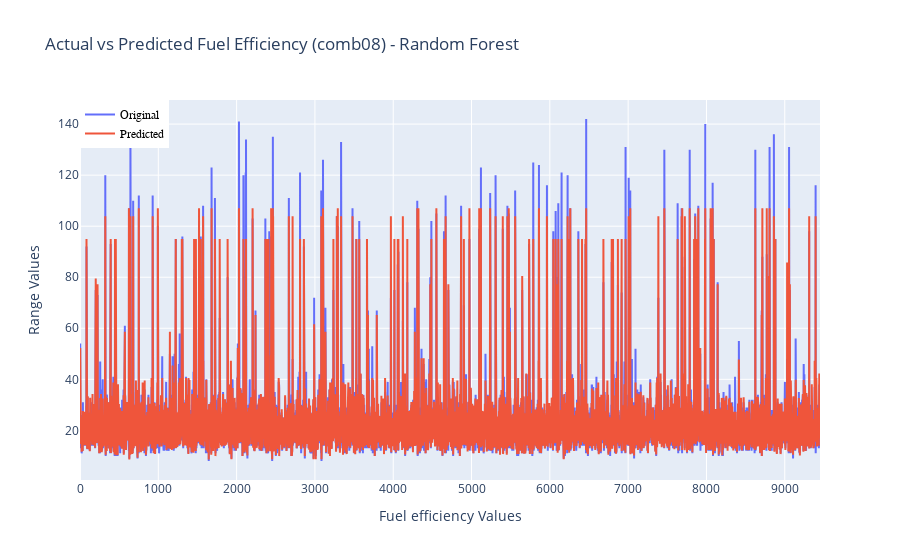

Source (notebook cell):
### Code cell
import plotly.graph_objects as go

# Convert range to list for x-axis
x_values = list(range(len(y_test)))

# Create traces
fig = go.Figure()

# Original data trace
fig.add_trace(go.Scatter(x=x_values, y=y_test,
                    mode='lines',
                    name='Original'))

# Predicted data trace
fig.add_trace(go.Scatter(x=x_values, y=models['Random Forest'].predict(X_test),
                    mode='lines',
                    name='Predicted'))

# Add layout
fig.update_layout(title='Actual vs Predicted Fuel Efficiency (comb08) - Random Forest',
                   xaxis_title='Fuel efficiency Values',
                   yaxis_title='Range Values',
                   legend=dict(x=0, y=1, traceorder="normal", font=dict(family="sans-serif", size=12, color="black")))

fig.show()

### Figure 1 — Plotly figure (JSON) as saved in the notebook; plotly's stock layout.template omitted (floating-point values rounded to 4 significant figures; data arrays with more than 128 entries replaced by an {"elided": "..."} marker saying what was removed)
{"data": [{"mode": "lines", "name": "Original", "type": "scatter", "x": {"elided": "9451 int values"}, "y": {"elided": "9451 int values"}}, {"mode": "lines", "name": "Predicted", "type": "scatter", "x": {"elided": "9451 int values"}, "y": {"elided": "9451 float values"}}], "layout": {"legend": {"font": {"color": "black", "family": "sans-serif", "size": 12}, "traceorder": "normal", "x": 0, "y": 1}, "title": {"text": "Actual vs Predicted Fuel Efficiency (comb08) - Random Forest"}, "xaxis": {"title": {"text": "Fuel efficiency Values"}}, "yaxis": {"title": {"text": "Range Values"}}}}
